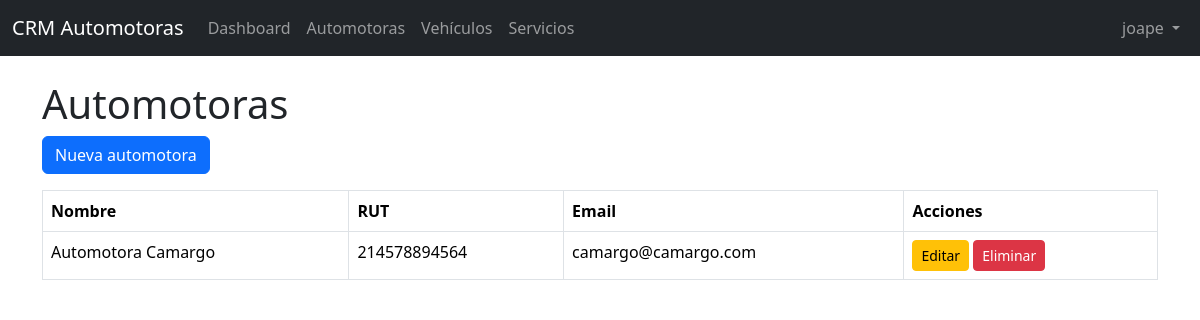
Page /dealers/ (signed in) on the earlier database version.
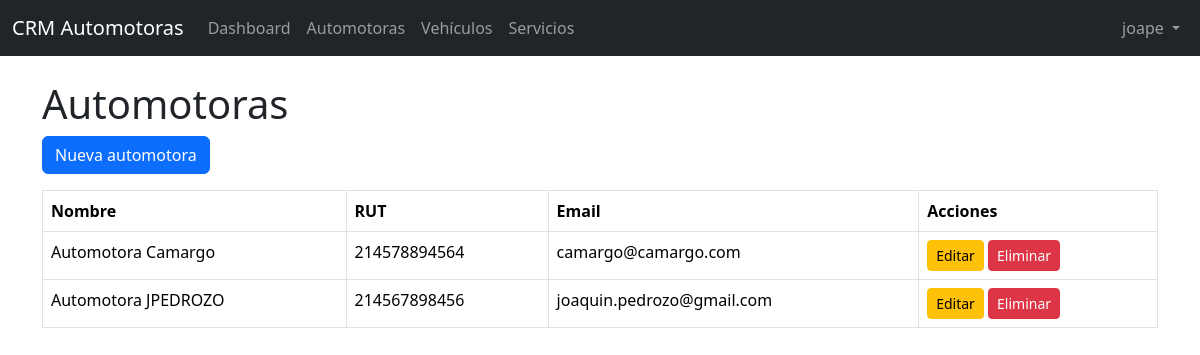
Same page on the later database version.
### dealers/models.py (models this page shows)
class Dealer(BaseModel):
    name = models.CharField(max_length=255)
    rut = models.CharField(max_length=20, unique=True)
    phone = models.CharField(max_length=30)
    whatsapp = models.CharField(max_length=30)
    email = models.EmailField()
    default_margin_percentage = models.DecimalField(
        max_digits=5,
        decimal_places=2,
        help_text="Margen de ganancia por defecto (%)"
    )
    is_active = models.BooleanField(default=True)
    class Meta:
        verbose_name = "Dealer"
        verbose_name_plural = "Dealers"
    def __str__(self) -> str:
        return self.name

### dealers/views.py (the view)
# urls.py: path("", DealerListView.as_view(), name="list"),
class DealerListView(LoginRequiredMixin, ListView):
    model = Dealer
    template_name = "dealers/dealer_list.html"
    context_object_name = "dealers"

### dealers/templates/dealers/dealer_list.html (shortened to what this page needs)
{% extends "base.html" %}
{% block content %}
<h1>Automotoras</h1>
<a href="{% url 'dealers:create' %}" class="btn btn-primary mb-3">
    Nueva automotora
</a>
<table class="table table-bordered">
    <thead>
        <tr>
            <th>Nombre</th>
            <th>RUT</th>
            <th>Email</th>
            <th>Acciones</th>
        </tr>
    </thead>
    <tbody>
        {% for dealer in dealers %}
        <tr>
            <td>{{ dealer.name }}</td>
            <td>{{ dealer.rut }}</td>
            <td>{{ dealer.email }}</td>
            <td>
                <a href="{% url 'dealers:update' dealer.id %}" class="btn btn-sm btn-warning">Editar</a>
                <a href="{% url 'dealers:delete' dealer.id %}" class="btn btn-sm btn-danger">Eliminar</a>
            </td>
        </tr>
        {% empty %}
        <tr>
            <td colspan="4">No hay automotoras</td>
        </tr>
        {% endfor %}
    </tbody>
</table>
{% endblock %}

Differences in the rows shown:
added Dealer: name "Automotora JPEDROZO", rut "214567898456", email "joaquin.pedrozo@gmail.com"
